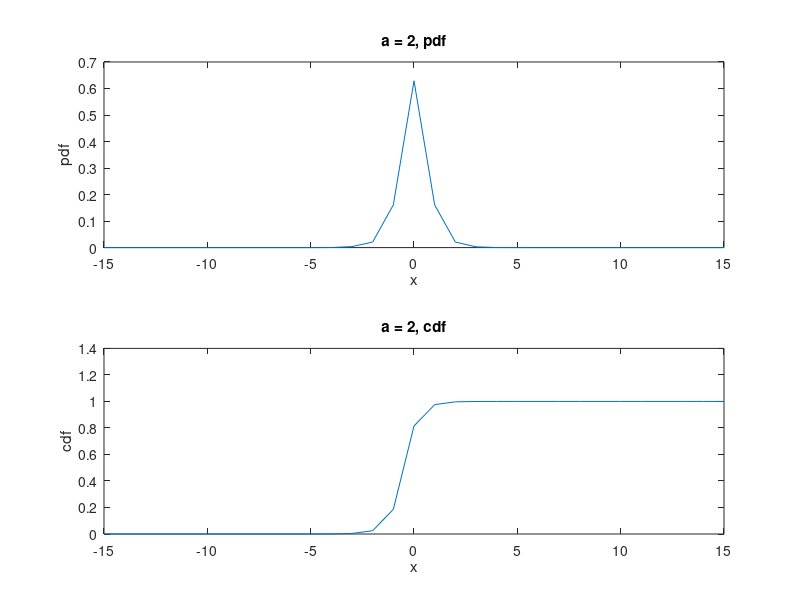
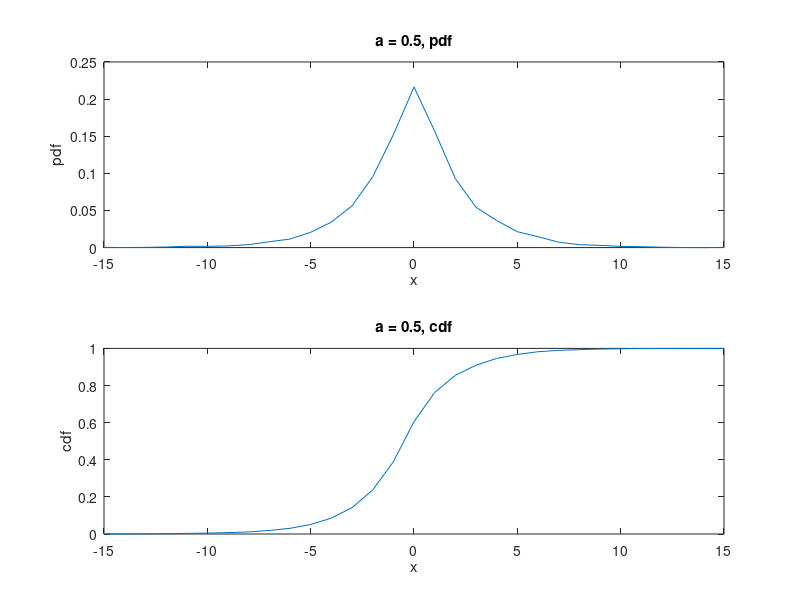

Write the MATLAB code that produced these figures, in order.
a1=2; a2=0.5; a=2^0.5; t=10000; bins=-15:1:15;

%% Part A
rand1=rand(1,t);
X1=zeros(1,t);
X2=zeros(1,t);

for i=1:1:t
    if rand1(i)>0.5
        X1(i)=-log(2-2*rand1(i))/a1;
        X2(i)=-log(2-2*rand1(i))/a2;
    else
        X1(i)=log(2*rand1(i))/a1;
        X2(i)=log(2*rand1(i))/a2;
    end
end

cnt=hist (X1,bins);
subplot(2,1,1);
plot (bins,cnt./(t));
title('a = 2, pdf');xlabel('x');ylabel('pdf');
subplot(2,1,2);
cdf1=cumsum(cnt./t);
plot(bins,cdf1);
title('a = 2, cdf');xlabel('x');ylabel('cdf');
figure;
subplot(2,1,1);
cnt2=hist(X2,bins);
plot(bins,cnt2./(10000));
title('a = 0.5, pdf');xlabel('x');ylabel('pdf');
cdf2=cumsum(cnt2./t);
subplot(2,1,2);
plot(bins,cdf2);
title('a = 0.5, cdf');xlabel('x');ylabel('cdf');

%% Part B
X3 = zeros(1,t);
error=0;
for i=1:1:t
    if rand1(i)>0.5
        X3(i)=-log(2-2*rand1(i))/a;
    else
        X3(i)=log(2*rand1(i))/a;
    end
    if i<=5000
        if X3(i) <-2
            error= 1 + error;
        end
    else
        if X3(i) >+2
            error= 1 + error;
        end
    end
end

fprintf('Emprical Error Probability = %i%%\n', error/t*100);